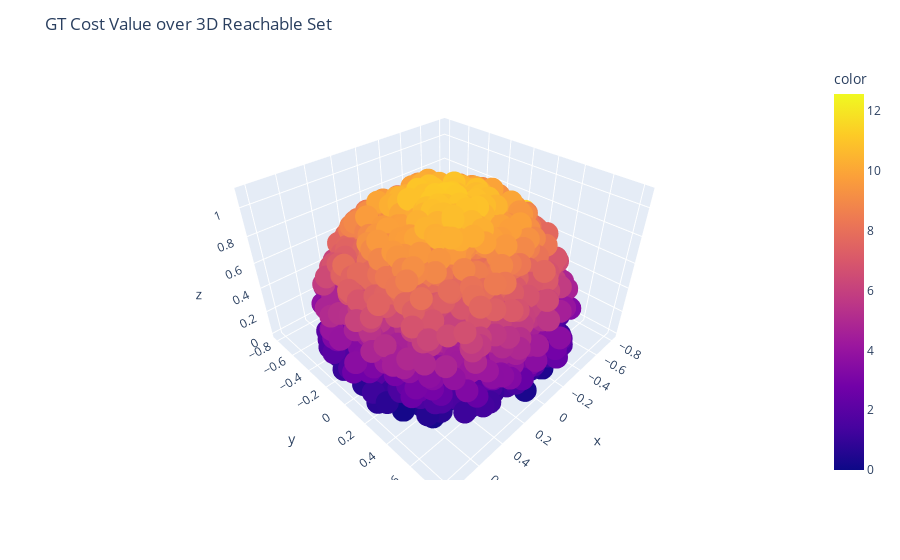

Notebook code for this chart:
### Markdown cell above
# Visualize the learned cost function in 3D

### Code cell
# plot GT
plot_gt3D(parent_dir, Expert.env)

### Figure 1 — Plotly figure (JSON) as saved in the notebook; plotly's stock layout.template omitted (floating-point values rounded to 4 significant figures; data arrays with more than 128 entries replaced by an {"elided": "..."} marker saying what was removed)
{"data": [{"hovertemplate": "x=%{x}<br>y=%{y}<br>z=%{z}<br>color=%{marker.color}<extra></extra>", "legendgroup": "", "marker": {"color": {"elided": "7656 float values"}, "coloraxis": "coloraxis", "symbol": "circle"}, "mode": "markers", "name": "", "scene": "scene", "showlegend": false, "type": "scatter3d", "x": {"elided": "7656 float values"}, "y": {"elided": "7656 float values"}, "z": {"elided": "7656 float values"}}], "layout": {"coloraxis": {"colorbar": {"title": {"text": "color"}}, "colorscale": [[0, "#0d0887"], [0.1111, "#46039f"], [0.2222, "#7201a8"], [0.3333, "#9c179e"], [0.4444, "#bd3786"], [0.5556, "#d8576b"], [0.6667, "#ed7953"], [0.7778, "#fb9f3a"], [0.8889, "#fdca26"], [1, "#f0f921"]]}, "legend": {"tracegroupgap": 0}, "margin": {"t": 60}, "scene": {"domain": {"x": [0, 1], "y": [0, 1]}, "xaxis": {"title": {"text": "x"}}, "yaxis": {"title": {"text": "y"}}, "zaxis": {"title": {"text": "z"}}}, "title": {"text": "GT Cost Value over 3D Reachable Set"}}}
